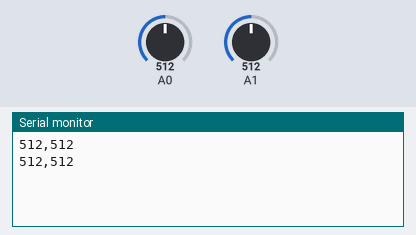
This sketch was run on a simulated Arduino Uno, built with avr-gcc and run on an emulated ATmega328P. Parts: the last lines printed to the serial monitor. Inputs (shaded band) come from the test bench; at power-on: A0 = 512, A1 = 512.

Above: at 1.8 s.
1.9 s: A0 set to 716
At 2.5 s:
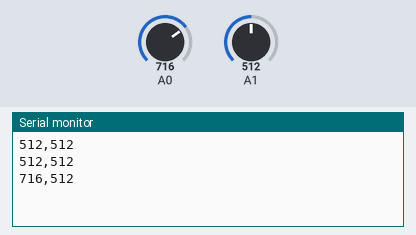
3.4 s: A1 set to 716
At 4.7 s:
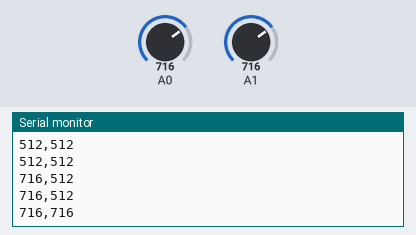
4.9 s: A0 set to 900
At 5.8 s:
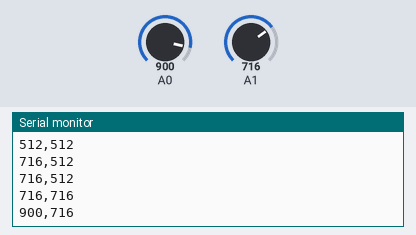
6.4 s: A1 set to 900
At 7.7 s:
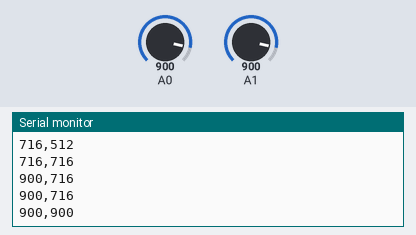
Timing chart, 0 to 8.9 s (numbered marks = the images above; inputs shaded):
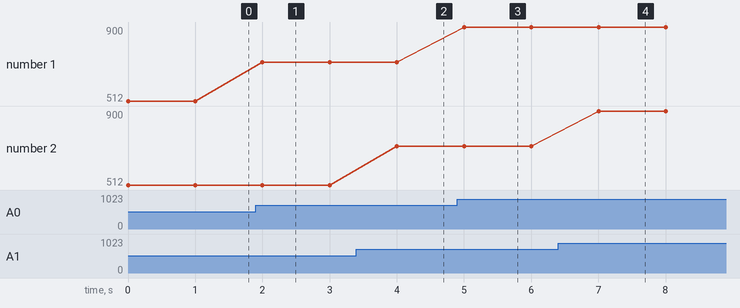

The sketch:

sketch_dec10a.ino
```cpp
void setup() {
  Serial.begin(9600);
}

void loop() {
  int i=0, j=0;
  i = analogRead(A0);
  j = analogRead(A1);
  Serial.print(i);
  Serial.print(",");
  Serial.println(j);
  delay(1000);
}
```

Measured:
- after the input at 1.9 s, the serial monitor: prints a new line after 0.10 s (image 1)
- after the input at 3.4 s, the serial monitor: prints a new line after 0.60 s (image 2)
- after the input at 4.9 s, the serial monitor: prints a new line after 0.10 s (image 3)
- after the input at 6.4 s, the serial monitor: prints a new line after 0.60 s (image 4)
- plotted number 1: 512 → 716 after the input at 1.9 s, 716 → 900 after the input at 4.9 s
